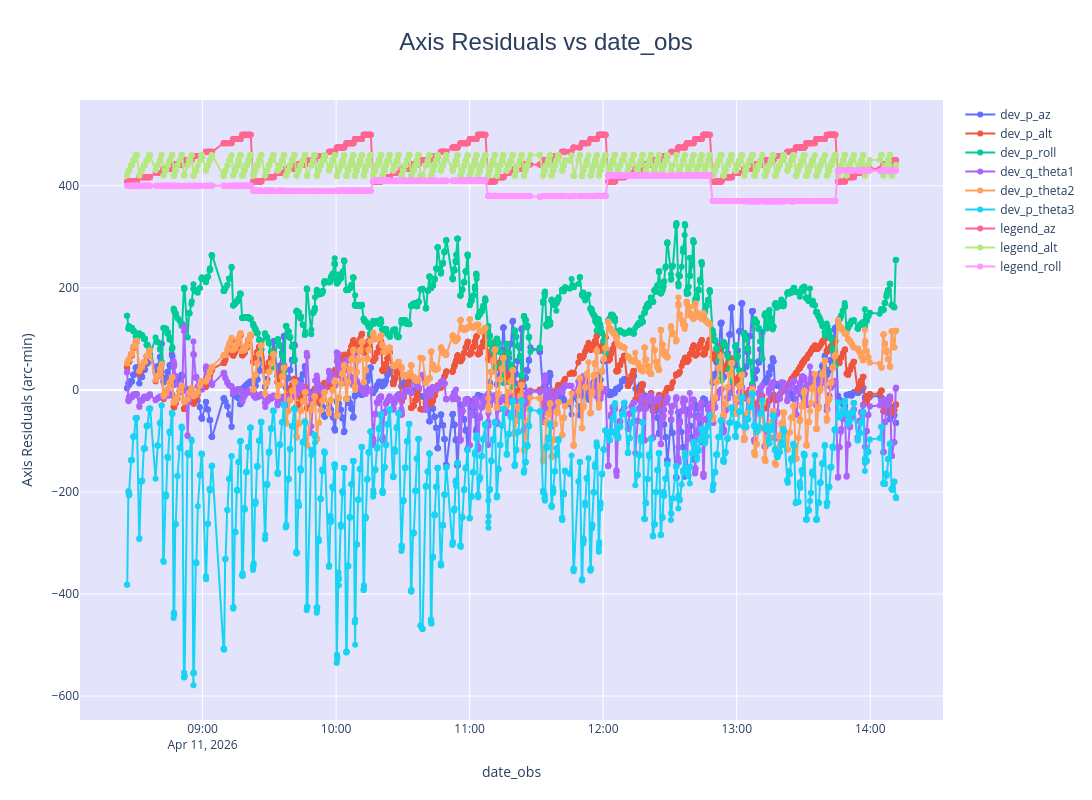

Notebook cell for this chart:
### Markdown cell above
# Review of Collected Data and Residuals

### Code cell
fig = go.Figure()
legend_offset = 400
d['legend_az'] = d['p_az']/360*100 + legend_offset
d['legend_alt'] = d['p_alt'] + legend_offset
d['legend_roll'] = d['p_roll'] + legend_offset
xfield='date_obs'
yfields = [
    'dev_p_az','dev_p_alt','dev_p_roll',
    'dev_q_theta1','dev_p_theta2','dev_p_theta3',
    'legend_az','legend_alt','legend_roll'
]
for i, yfield in enumerate(yfields):
    hoverextra = "File: %{customdata[0]}<br>" if i==0 else ''
    fig.add_trace(go.Scatter(
        x=d[xfield], y=d[yfield], customdata=d[['filename']],
        mode='markers+lines', name=yfield,
        marker=dict(size=6),
        hovertemplate=f"{hoverextra}{yfield}: %{{y}}<extra></extra>"
    ))

fig.update_layout(
    title=dict(text=f'Axis Residuals vs {xfield}', x=0.5, font=dict(size=24, family='Arial')),
    xaxis_title=f'{xfield}', yaxis_title=f'Axis Residuals (arc-min)', 
    plot_bgcolor='rgba(200, 200, 250, 0.5)',
    hovermode='x unified',
    height=800, width=1400
)

fig.show()

### Figure 1 — Plotly figure (JSON) as saved in the notebook; plotly's stock layout.template omitted (floating-point values rounded to 4 significant figures; data arrays with more than 128 entries replaced by an {"elided": "..."} marker saying what was removed)
{"data": [{"customdata": {"elided": "1742x1 str values"}, "hovertemplate": "File: %{customdata[0]}<br>dev_p_az: %{y}<extra></extra>", "marker": {"size": 6}, "mode": "markers+lines", "name": "dev_p_az", "type": "scatter", "x": {"elided": "1742 str values"}, "y": {"elided": "1742 float values"}}, {"customdata": {"elided": "1742x1 str values"}, "hovertemplate": "dev_p_alt: %{y}<extra></extra>", "marker": {"size": 6}, "mode": "markers+lines", "name": "dev_p_alt", "type": "scatter", "x": {"elided": "1742 str values"}, "y": {"elided": "1742 float values"}}, {"customdata": {"elided": "1742x1 str values"}, "hovertemplate": "dev_p_roll: %{y}<extra></extra>", "marker": {"size": 6}, "mode": "markers+lines", "name": "dev_p_roll", "type": "scatter", "x": {"elided": "1742 str values"}, "y": {"elided": "1742 float values"}}, {"customdata": {"elided": "1742x1 str values"}, "hovertemplate": "dev_q_theta1: %{y}<extra></extra>", "marker": {"size": 6}, "mode": "markers+lines", "name": "dev_q_theta1", "type": "scatter", "x": {"elided": "1742 str values"}, "y": {"elided": "1742 float values"}}, {"customdata": {"elided": "1742x1 str values"}, "hovertemplate": "dev_p_theta2: %{y}<extra></extra>", "marker": {"size": 6}, "mode": "markers+lines", "name": "dev_p_theta2", "type": "scatter", "x": {"elided": "1742 str values"}, "y": {"elided": "1742 float values"}}, {"customdata": {"elided": "1742x1 str values"}, "hovertemplate": "dev_p_theta3: %{y}<extra></extra>", "marker": {"size": 6}, "mode": "markers+lines", "name": "dev_p_theta3", "type": "scatter", "x": {"elided": "1742 str values"}, "y": {"elided": "1742 float values"}}, {"customdata": {"elided": "1742x1 str values"}, "hovertemplate": "legend_az: %{y}<extra></extra>", "marker": {"size": 6}, "mode": "markers+lines", "name": "legend_az", "type": "scatter", "x": {"elided": "1742 str values"}, "y": {"elided": "1742 float values"}}, {"customdata": {"elided": "1742x1 str values"}, "hovertemplate": "legend_alt: %{y}<extra></extra>", "marker": {"size": 6}, "mode": "markers+lines", "name": "legend_alt", "type": "scatter", "x": {"elided": "1742 str values"}, "y": {"elided": "1742 float values"}}, {"customdata": {"elided": "1742x1 str values"}, "hovertemplate": "legend_roll: %{y}<extra></extra>", "marker": {"size": 6}, "mode": "markers+lines", "name": "legend_roll", "type": "scatter", "x": {"elided": "1742 str values"}, "y": {"elided": "1742 float values"}}], "layout": {"height": 800, "hovermode": "x unified", "plot_bgcolor": "rgba(200, 200, 250, 0.5)", "title": {"font": {"family": "Arial", "size": 24}, "text": "Axis Residuals vs date_obs", "x": 0.5}, "width": 1400, "xaxis": {"title": {"text": "date_obs"}}, "yaxis": {"title": {"text": "Axis Residuals (arc-min)"}}}}
